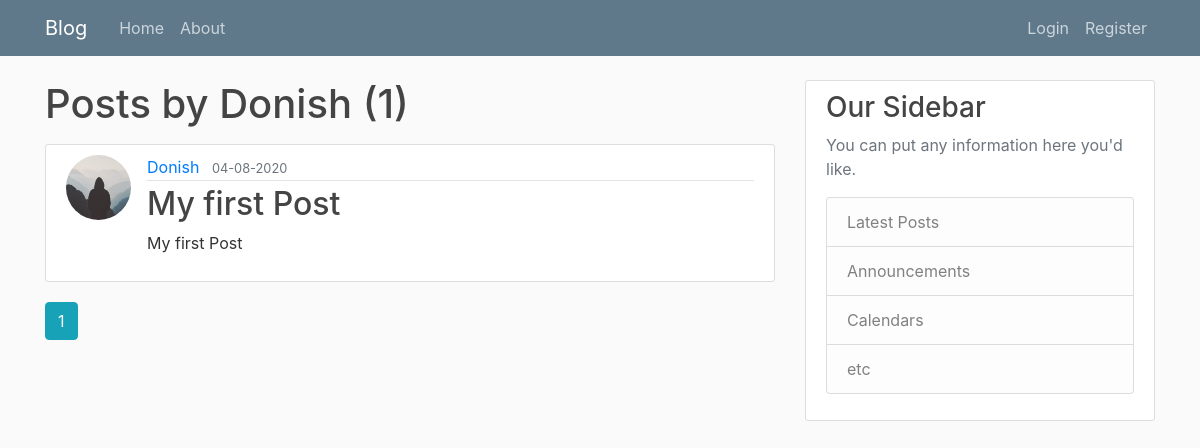
The app's page /user/Donish, older data.
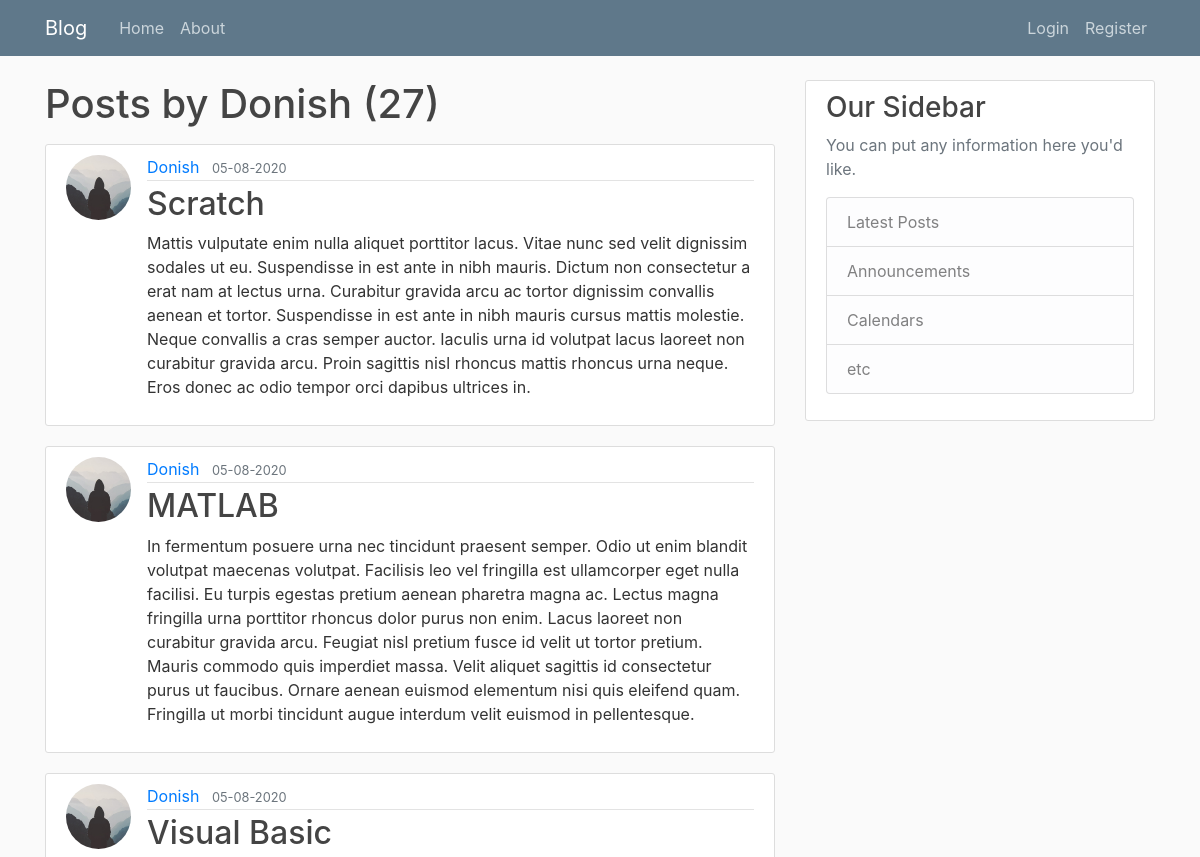
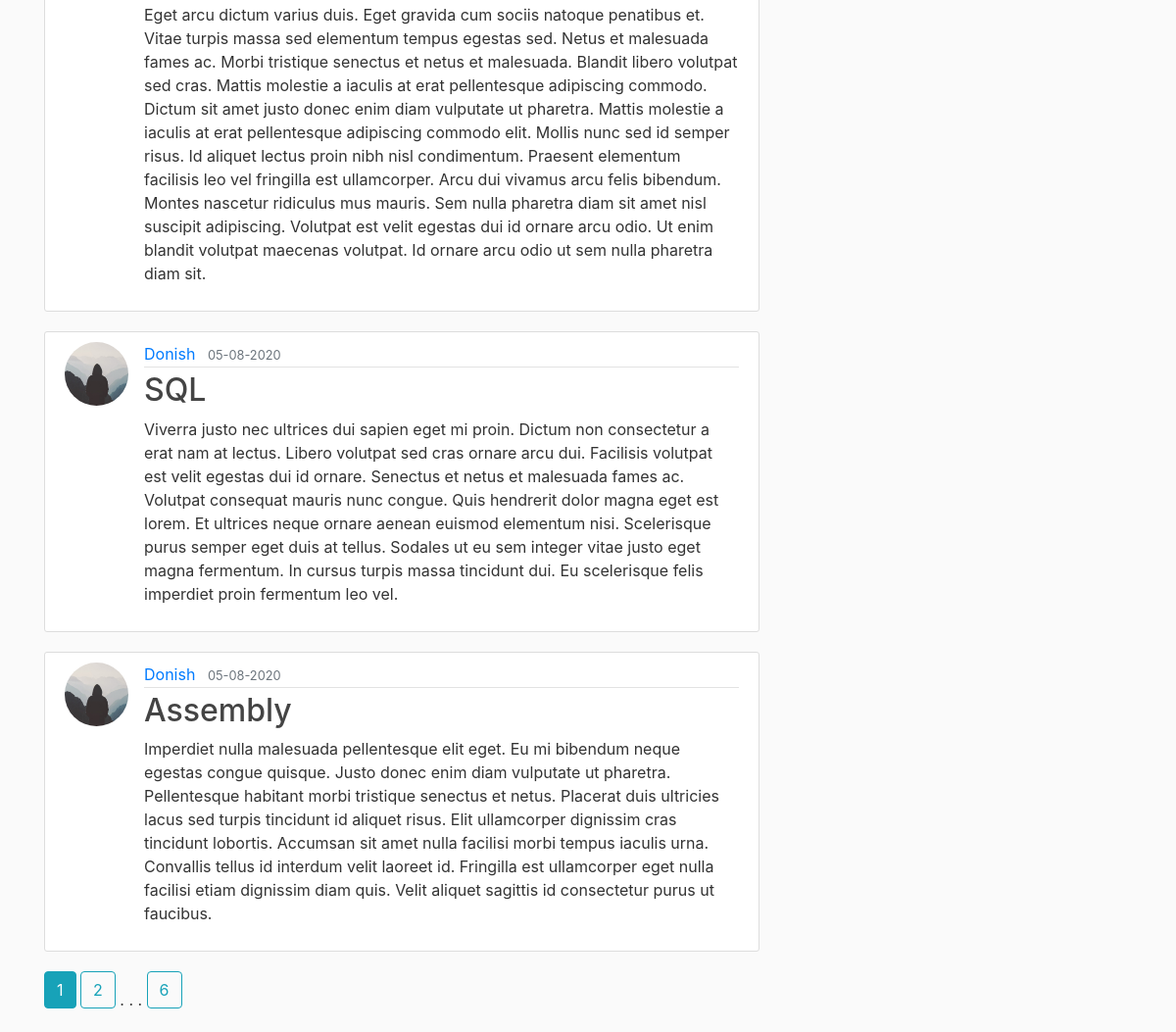
The same page, newer data (2 pictures, top to bottom).
### flaskblog/models.py (models this page shows, shortened)
class User(db.Model, UserMixin):
    id = db.Column(db.Integer, primary_key=True)
    username = db.Column(db.String(20), unique=True, nullable=False )
    email = db.Column(db.String(120), unique=True, nullable=False)
    image_file = db.Column(db.String(20), nullable=False, default='default.jpeg')
    password = db.Column(db.String(60), nullable=False)
    posts = db.relationship('Post', backref='author', lazy=True)

class Post(db.Model):
    id = db.Column(db.Integer, primary_key=True)
    title = db.Column(db.String(100), nullable=False)
    date_posted = db.Column(db.DateTime, nullable=False, default=datetime.utcnow)
    content = db.Column(db.Text, nullable=False)
    user_id = db.Column(db.Integer, db.ForeignKey('user.id'), nullable=False)

### flaskblog/users/routes.py (the view)
@users.route('/user/<string:username>')
def user_posts(username):
    page = request.args.get('page', 1, type=int)
    user = User.query.filter_by(username=username).first_or_404()
    posts = Post.query.filter_by(author=user).order_by(Post.date_posted.desc()).paginate(page=page, per_page=5)
    return render_template('user_post.html', posts=posts, user=user)

### flaskblog/templates/user_post.html
{% extends 'layout.html' %}
{% block content %}
    <h1 class="mb-3">Posts by {{ user.username }} ({{ posts.total }})</h1>
    {% for post in posts.items %}
        <article class="media content-section">
            <img class="rounded-circle article-img" src="{{ url_for('static', filename='profiles/' + post.author.image_file) }}">
          <div class="media-body">
            <div class="article-metadata">
              <a class="mr-2" href="{{ url_for('users.user_posts', username=post.author.username) }}">{{ post.author.username }}</a>
              <small class="text-muted">{{ post.date_posted.strftime('%d-%m-%Y') }}</small>
            </div>
            <h2><a class="article-title" href="{{ url_for('posts.post', post_id=post.id) }}">{{ post.title }}</a></h2>
            <p class="article-content">{{ post.content }}</p>
          </div>
        </article>
    {% endfor %}
    {% for page_num in posts.iter_pages(left_edge=1, right_edge=1, left_current=1, right_current=2) %}
        {% if page_num %}
            {% if posts.page == page_num %}
                <a class="btn btn-info mb-4" href="{{ url_for('users.user_posts',username=user.username, page=page_num) }}">{{ page_num }}</a>
            {% else %}
                <a class="btn btn-outline-info mb-4" href="{{ url_for('users.user_posts', username=user.username, page=page_num) }}">{{ page_num }}</a>
            {% endif %}
        {% else %}
            .  .  .
        {% endif %}
    {% endfor %}
{% endblock content %}

### flaskblog/templates/layout.html (shortened to what this page needs)
<!DOCTYPE html>
<html lang="en">
<head>
    <link rel="stylesheet" href="https://stackpath.bootstrapcdn.com/bootstrap/4.5.0/css/bootstrap.min.css">
    <link  rel="stylesheet" type="text/css" href="{{ url_for('static', filename='main.css') }}">
</head>
<body>
    <header class="site-header">
      <nav class="navbar navbar-expand-md navbar-dark bg-steel fixed-top">
        <div class="container">
          <a class="navbar-brand mr-4" href="/">Blog</a>
          <div class="collapse navbar-collapse" id="navbarToggle">
            <div class="navbar-nav mr-auto">
              <a class="nav-item nav-link" href="{{ url_for('main.index') }}">Home</a>
              <a class="nav-item nav-link" href="{{ url_for('main.about') }}">About</a>
            </div>
            <div class="navbar-nav">
                {% if current_user.is_authenticated %}
                    <a class="nav-item nav-link" href="{{ url_for('posts.new_post') }}">New Post</a>
                    <a class="nav-item nav-link" href="{{ url_for('users.account') }}">Account</a>
                    <a class="nav-item nav-link" href="{{ url_for('users.logout') }}">Log Out</a>
                {% else %}
                    <a class="nav-item nav-link" href="{{ url_for('users.login') }}">Login</a>
                    <a class="nav-item nav-link" href="{{ url_for('users.register') }}">Register</a>
                {% endif %}
            </div>
          </div>
        </div>
      </nav>
    </header>
    <main role="main" class="container">
      <div class="row">
        <div class="col-md-8">
            {% block content %}{% endblock %}
        </div>
        <div class="col-md-4">
          <div class="content-section">
            <h3>Our Sidebar</h3>
            <p class='text-muted'>You can put any information here you'd like.
              <ul class="list-group">
                <li class="list-group-item list-group-item-light">Latest Posts</li>
                <li class="list-group-item list-group-item-light">Announcements</li>
                <li class="list-group-item list-group-item-light">Calendars</li>
                <li class="list-group-item list-group-item-light">etc</li>
              </ul>
            </p>
          </div>
        </div>
      </div>
    </main>
</body>
</html>

### flaskblog/static/main.css (style rules this page uses)
body { background: #fafafa; color: #333333; margin-top: 5rem; }
h1, h2, h3, h4, h5, h6 { color: #444444; }
.bg-steel { background-color: #5f788a; }
.site-header .navbar-nav .nav-link { color: #cbd5db; }
.content-section { background: #ffffff; padding: 10px 20px; border: 1px solid #dddddd; border-radius: 3px; margin-bottom: 20px; }
.article-title { color: #444444; }
.article-content { white-space: pre-line; }
.article-img { height: 65px; width: 65px; margin-right: 16px; }
.article-metadata { padding-bottom: 1px; margin-bottom: 4px; border-bottom: 1px solid #e3e3e3 }

Row changes from the older to the newer data that the page shows:
no longer on this page (row unchanged): Post: image_file (placeholder picture), author.username "Donish", date_posted "04-08-2020", title "My first Post", content "My first Post"
added Post: image_file (placeholder picture), author.username "Donish", date_posted "05-08-2020", title "Scratch", content "Mattis vulputate enim nulla aliquet porttitor lacus. Vitae nunc sed velit dignissim sodales ut eu. Suspendisse in est ante in nibh mauris. Dictum non consectetur a erat nam at lectus urna. Curabitur gravida arcu ac tortor dignissim convallis aenean et tortor. Suspendisse in est ante in nibh mauris cursus mattis molestie. Neque convallis a cras semper auctor. Iaculis urna id volutpat lacus laoreet non curabitur gravida arcu. Proin sagittis nisl rhoncus mattis rhoncus urna neque. Eros donec ac odio tempor orci dapibus ultrices in."
added Post: image_file (placeholder picture), author.username "Donish", date_posted "05-08-2020", title "MATLAB", content "In fermentum posuere urna nec tincidunt praesent semper. Odio ut enim blandit volutpat maecenas volutpat. Facilisis leo vel fringilla est ullamcorper eget nulla facilisi. Eu turpis egestas pretium aenean pharetra magna ac. Lectus magna fringilla urna porttitor rhoncus dolor purus non enim. Lacus laoreet non curabitur gravida arcu. Feugiat nisl pretium fusce id velit ut tortor pretium. Mauris commodo quis imperdiet massa. Velit aliquet sagittis id consectetur purus ut faucibus. Ornare aenean euismod elementum nisi quis eleifend quam. Fringilla ut morbi tincidunt augue interdum velit euismod in pellentesque."
added Post: image_file (placeholder picture), author.username "Donish", date_posted "05-08-2020", title "Visual Basic", content "Eget arcu dictum varius duis. Eget gravida cum sociis natoque penatibus et. Vitae turpis massa sed elementum tempus egestas sed. Netus et malesuada fames ac. Morbi tristique senectus et netus et malesuada. Blandit libero volutpat sed cras. Mattis molestie a iaculis at erat pellentesque adipiscing commodo. Dictum sit amet justo donec enim diam vulputate ut pharetra. Mattis molestie a iaculis at erat pellentesque adipiscing commodo elit. Mollis nunc sed id semper risus. Id aliquet lectus proin nibh nisl condimentum. Praesent elementum facilisis leo vel fringilla est ullamcorper. Arcu dui vivamus arcu felis bibendum. Montes nascetur ridiculus mus mauris. Sem nulla pharetra diam sit amet nisl…"
added Post: image_file (placeholder picture), author.username "Donish", date_posted "05-08-2020", title "SQL", content "Viverra justo nec ultrices dui sapien eget mi proin. Dictum non consectetur a erat nam at lectus. Libero volutpat sed cras ornare arcu dui. Facilisis volutpat est velit egestas dui id ornare. Senectus et netus et malesuada fames ac. Volutpat consequat mauris nunc congue. Quis hendrerit dolor magna eget est lorem. Et ultrices neque ornare aenean euismod elementum nisi. Scelerisque purus semper eget duis at tellus. Sodales ut eu sem integer vitae justo eget magna fermentum. In cursus turpis massa tincidunt dui. Eu scelerisque felis imperdiet proin fermentum leo vel."
added Post: image_file (placeholder picture), author.username "Donish", date_posted "05-08-2020", title "Assembly", content "Imperdiet nulla malesuada pellentesque elit eget. Eu mi bibendum neque egestas congue quisque. Justo donec enim diam vulputate ut pharetra. Pellentesque habitant morbi tristique senectus et netus. Placerat duis ultricies lacus sed turpis tincidunt id aliquet risus. Elit ullamcorper dignissim cras tincidunt lobortis. Accumsan sit amet nulla facilisi morbi tempus iaculis urna. Convallis tellus id interdum velit laoreet id. Fringilla est ullamcorper eget nulla facilisi etiam dignissim diam quis. Velit aliquet sagittis id consectetur purus ut faucibus."
Text that changed along with them:
{{ posts.total }}: "1" → "27"
new list line: "2"
new list line: "6"
